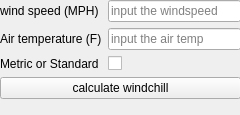
<?xml version="1.0" encoding="UTF-8"?>
<ui version="4.0">
 <class>Form</class>
 <widget class="QWidget" name="Form">
  <property name="geometry">
   <rect>
    <x>0</x>
    <y>0</y>
    <width>240</width>
    <height>115</height>
   </rect>
  </property>
  <property name="minimumSize">
   <size>
    <width>240</width>
    <height>115</height>
   </size>
  </property>
  <property name="maximumSize">
   <size>
    <width>240</width>
    <height>115</height>
   </size>
  </property>
  <property name="windowTitle">
   <string>Form</string>
  </property>
  <widget class="QWidget" name="formLayoutWidget">
   <property name="geometry">
    <rect>
     <x>0</x>
     <y>0</y>
     <width>241</width>
     <height>112</height>
    </rect>
   </property>
   <layout class="QFormLayout" name="formLayout">
    <item row="0" column="0">
     <widget class="QLabel" name="windspeedlabel">
      <property name="text">
       <string>wind speed (MPH)</string>
      </property>
     </widget>
    </item>
    <item row="0" column="1">
     <widget class="QLineEdit" name="windspeed">
      <property name="placeholderText">
       <string>input the windspeed</string>
      </property>
     </widget>
    </item>
    <item row="1" column="0">
     <widget class="QLabel" name="airtemplabel">
      <property name="text">
       <string>Air temperature (F)</string>
      </property>
     </widget>
    </item>
    <item row="1" column="1">
     <widget class="QLineEdit" name="airtemp">
      <property name="placeholderText">
       <string>input the air temp</string>
      </property>
     </widget>
    </item>
    <item row="3" column="0" colspan="2">
     <widget class="QPushButton" name="windchillbtn">
      <property name="text">
       <string>calculate windchill</string>
      </property>
     </widget>
    </item>
    <item row="2" column="1">
     <widget class="QCheckBox" name="units">
      <property name="text">
       <string/>
      </property>
      <property name="tristate">
       <bool>false</bool>
      </property>
     </widget>
    </item>
    <item row="2" column="0">
     <widget class="QLabel" name="unitslabel">
      <property name="text">
       <string>Metric or Standard</string>
      </property>
     </widget>
    </item>
   </layout>
  </widget>
 </widget>
 <resources/>
 <connections/>
</ui>
